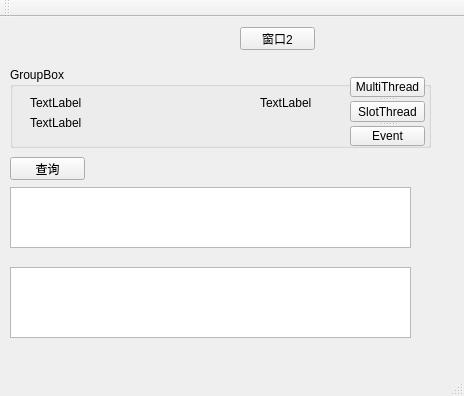
<?xml version="1.0" encoding="UTF-8"?>
<ui version="4.0">
 <class>MainWindow</class>
 <widget class="QMainWindow" name="MainWindow">
  <property name="geometry">
   <rect>
    <x>0</x>
    <y>0</y>
    <width>464</width>
    <height>396</height>
   </rect>
  </property>
  <property name="windowTitle">
   <string>MainWindow</string>
  </property>
  <widget class="QWidget" name="centralWidget">
   <widget class="QPushButton" name="pushButton">
    <property name="geometry">
     <rect>
      <x>240</x>
      <y>10</y>
      <width>75</width>
      <height>23</height>
     </rect>
    </property>
    <property name="text">
     <string>窗口2</string>
    </property>
   </widget>
   <widget class="QTableView" name="tableView">
    <property name="geometry">
     <rect>
      <x>10</x>
      <y>250</y>
      <width>401</width>
      <height>71</height>
     </rect>
    </property>
   </widget>
   <widget class="QPushButton" name="pushButton_2">
    <property name="geometry">
     <rect>
      <x>10</x>
      <y>140</y>
      <width>75</width>
      <height>23</height>
     </rect>
    </property>
    <property name="text">
     <string>查询</string>
    </property>
   </widget>
   <widget class="QGroupBox" name="groupBox">
    <property name="geometry">
     <rect>
      <x>10</x>
      <y>50</y>
      <width>421</width>
      <height>81</height>
     </rect>
    </property>
    <property name="title">
     <string>GroupBox</string>
    </property>
    <widget class="QLabel" name="label">
     <property name="geometry">
      <rect>
       <x>20</x>
       <y>30</y>
       <width>54</width>
       <height>12</height>
      </rect>
     </property>
     <property name="text">
      <string>TextLabel</string>
     </property>
    </widget>
    <widget class="QLabel" name="label_2">
     <property name="geometry">
      <rect>
       <x>20</x>
       <y>50</y>
       <width>54</width>
       <height>12</height>
      </rect>
     </property>
     <property name="text">
      <string>TextLabel</string>
     </property>
    </widget>
    <widget class="QLabel" name="label_3">
     <property name="geometry">
      <rect>
       <x>250</x>
       <y>30</y>
       <width>54</width>
       <height>12</height>
      </rect>
     </property>
     <property name="text">
      <string>TextLabel</string>
     </property>
    </widget>
    <widget class="QSplitter" name="splitter">
     <property name="geometry">
      <rect>
       <x>340</x>
       <y>10</y>
       <width>75</width>
       <height>69</height>
      </rect>
     </property>
     <property name="orientation">
      <enum>Qt::Vertical</enum>
     </property>
     <widget class="QPushButton" name="pushButton_3">
      <property name="text">
       <string>MultiThread</string>
      </property>
     </widget>
     <widget class="QPushButton" name="pushButton_4">
      <property name="text">
       <string>SlotThread</string>
      </property>
     </widget>
     <widget class="QPushButton" name="pushButton_5">
      <property name="text">
       <string>Event</string>
      </property>
     </widget>
    </widget>
   </widget>
   <widget class="QPlainTextEdit" name="plainTextEdit">
    <property name="geometry">
     <rect>
      <x>10</x>
      <y>170</y>
      <width>401</width>
      <height>61</height>
     </rect>
    </property>
   </widget>
  </widget>
  <widget class="QMenuBar" name="menuBar">
   <property name="geometry">
    <rect>
     <x>0</x>
     <y>0</y>
     <width>464</width>
     <height>23</height>
    </rect>
   </property>
  </widget>
  <widget class="QToolBar" name="mainToolBar">
   <attribute name="toolBarArea">
    <enum>TopToolBarArea</enum>
   </attribute>
   <attribute name="toolBarBreak">
    <bool>false</bool>
   </attribute>
  </widget>
  <widget class="QStatusBar" name="statusBar"/>
 </widget>
 <layoutdefault spacing="6" margin="11"/>
 <resources/>
 <connections/>
</ui>
